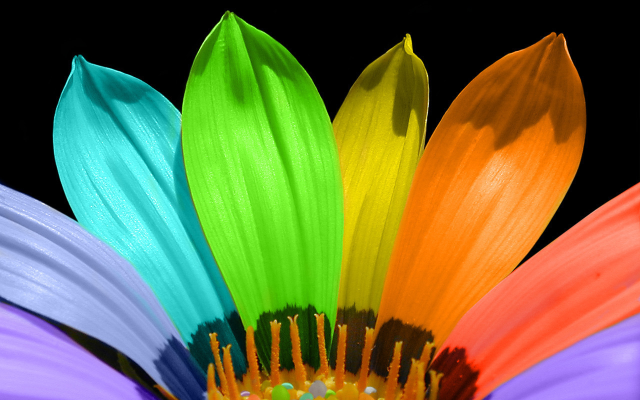
#> input picture Photo to Dots/images/test2.jpg, 1280 x 800 px (shown at 1/2 size); its folder holds 4 pictures in this run
$ python dotsColor.py
#> lines starting #> are read from the running program, lines starting #| are printed output that depends on the picture
'''
Justine Serdoncillo
September 26, 2023
ARTS 3890 - 3D Modeling and Fabrication
'''

"""
Transform an input image into colored dots to represent an image
"""

"""
Feedback
- varying sizes of circles per channel
- choose an image that has a higer contrast
- find one that has 3 sliding things already
- maybe 3d print a container
"""

import numpy as np
import cv2
import random
import matplotlib.pyplot as plt
import matplotlib.image as img


def showImage(imageName):
    if np.shape(imageName) == ():
        print("Empty Image")
        return 0
    else:
        while (True):
            cv2.imshow("Display", imageName)
            if cv2.waitKey(20) & 0xFF == 27: # ASCII character = 27 which is 'escape'
                break
        cv2.destroyWindow("Display")

def saveImage(imageName, filename):
    showImage(imageName)
    name = "images/saved/" + filename + ".png"
    cv2.imwrite(name, imageName)


# %%
if __name__ == "__main__":
    # Import and view the image
    name = "test2"
    file = "images/" + name + ".jpg"
    image = cv2.imread(file)
#> image is the input picture: shape (800, 1280, 3); mean B, G, R 67.5, 115.8, 113.8
    raw = np.asarray(image)

    # Creating the image into a square
    print(raw.shape)
#| (800, 1280, 3)
    lowIndex = np.argmin(raw.shape[:-1])
#> lowIndex = 0
    low = raw.shape[lowIndex]
#> low = 800
    if lowIndex == 0:
        g = raw.shape[1]
#> g = 1280
        p = int(round(0.5*(g-low)))
#> p = 240
        centered = raw[:,p:-p,:]
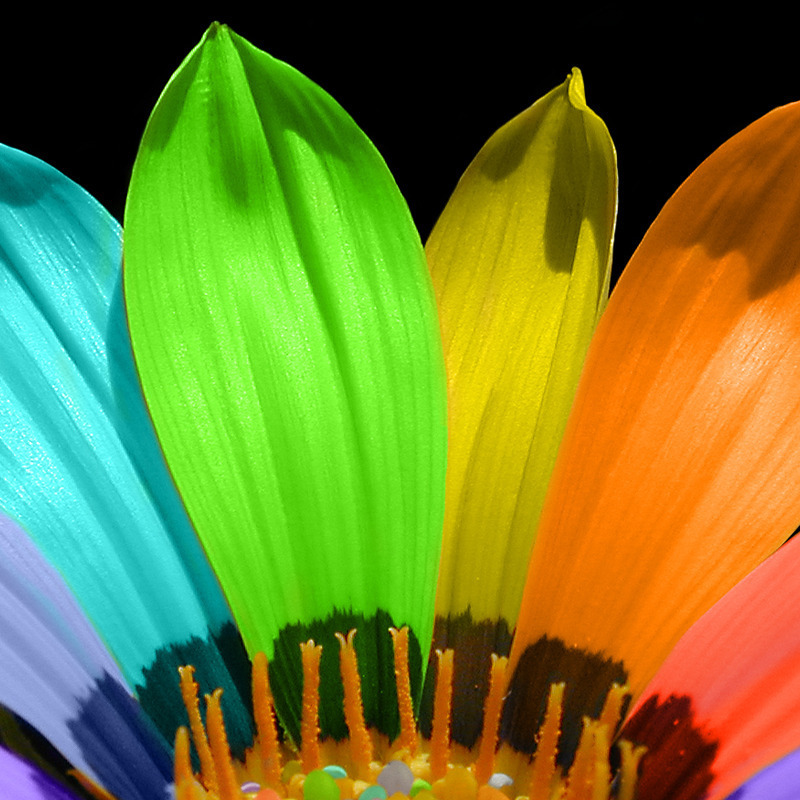
#> centered: shape (800, 800, 3); mean B, G, R 44.6, 127.5, 113
        print(centered.shape)
#| (800, 800, 3)
    else:
        g = raw.shape[0]
        p = int(round(0.5*(g-low)))
        if p % 2 == 0:
            centered = raw[p:-p-1,:,:]
        else:
            centered = raw[p:-p,:,:]
        print(centered.shape)
    #showImage(centered)
    #saveImage(centered, "center"+name)

    # Pad image
    thick = int(round(low*(0.4)))
#> thick = 320
    newImage = np.ones((low+2*thick, low+2*thick, 3), np.uint8) * 127
    newImage[thick:thick+low, thick:thick+low, :] = centered
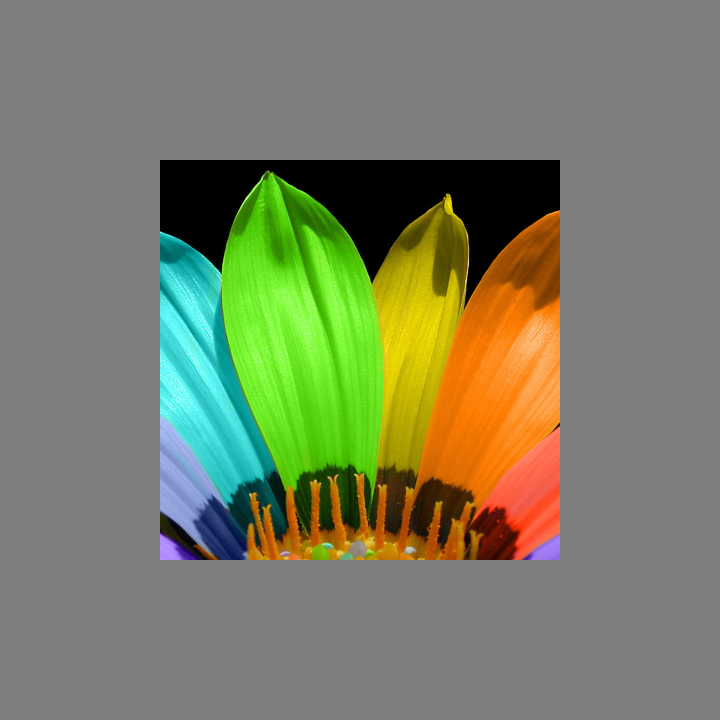
#> newImage: shape (1440, 1440, 3) (shown at 1/2 size); mean B, G, R 101.6, 127.2, 122.7
    centered = np.copy(newImage)
    #saveImage(centered, "padded"+name)

    # Create a new array of new size
    numCirc = 49 # should be an odd number
    scale = [1/5, 1/6, 1/7]
    d = int(round(centered.shape[0]/(numCirc+1))*0.75)
#> d = 21
    mid = int(round(0.5*low))
#> mid = 400

    colors = np.zeros((numCirc,numCirc,3))
    th = np.array([np.pi*2/3,0,np.pi*4/3])
    xx = np.zeros((numCirc,numCirc,3),dtype=int) + mid #+ int(round(mid/2))
    yy = np.zeros((numCirc,numCirc,3),dtype=int) + mid #+ int(round(mid/2))
    lowest  = -int(np.floor(0.5*numCirc))
    highest =  int(np.floor(0.5*numCirc))

    # Sample the color value of each channel across the image
    for y in np.arange(lowest, highest+1):
        for x in np.arange(lowest, highest+1):
            for k in range(3):
                yy[y,x,k] += d*y*np.cos(th[k]) - d*x*np.sin(th[k])
                xx[y,x,k] += d*y*np.sin(th[k]) + d*x*np.cos(th[k])
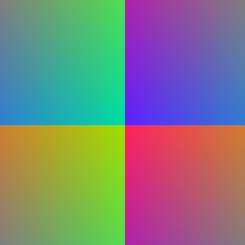
#> xx: shape (49, 49, 3) int64 (shown 5 times larger); mean of channels 0, 1, 2 399.6, 400, 399.6; drawn with min black and max white
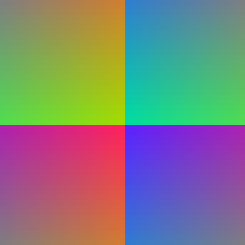
#> yy: shape (49, 49, 3) int64 (shown 5 times larger); mean of channels 0, 1, 2 399.6, 400, 399.6; drawn with min black and max white

    # Determine the size of the circle based on the color channel value
    for y in np.arange(lowest, highest+1):
        for x in np.arange(lowest, highest+1):
            for k in range(3):
                colors[y,x,k] = centered[yy[y,x,k]+thick,xx[y,x,k]+thick,k]*scale[k]
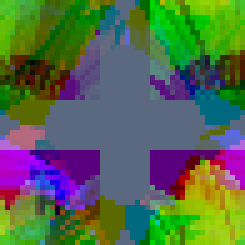
#> colors: shape (49, 49, 3) float64 (shown 5 times larger); mean B, G, R 15.5, 21, 16.9; drawn with min black and max white

    # Add a slight shift so not fully centered
    #for k in range(3):
    #    xx[:,:,k] += k-1
    #    yy[:,:,k] += k-1

    # Plot the photo
    cs = 'bgr'
    fig, ax = plt.subplots(figsize=(4,4), dpi=int(low/2))
    ax.set_axis_off()
    ax.set_xlim([0   , low])
    ax.set_ylim([-low,   0])
    for C in range(3):
        ax.scatter(xx[:,:,C].flatten(), -yy[:,:,C].flatten(), s=colors[:,:,C].flatten(), color=cs[C], alpha=0.1)

    for C in range(3):
        fig, ax = plt.subplots(figsize=(4,4), dpi=int(low/2))
        ax.set_axis_off()
        ax.set_xlim([0   , low])
        ax.set_ylim([-low,   0])
        ax.scatter(xx[:,:,C].flatten(), -yy[:,:,C].flatten(), s=colors[:,:,C].flatten(), color="k", alpha=0.1)


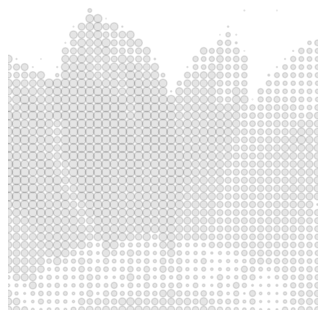
#> figure drawn by matplotlib, 1 panel
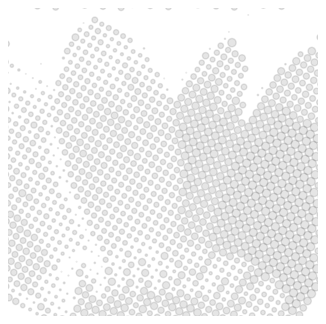
#> figure drawn by matplotlib, 1 panel
